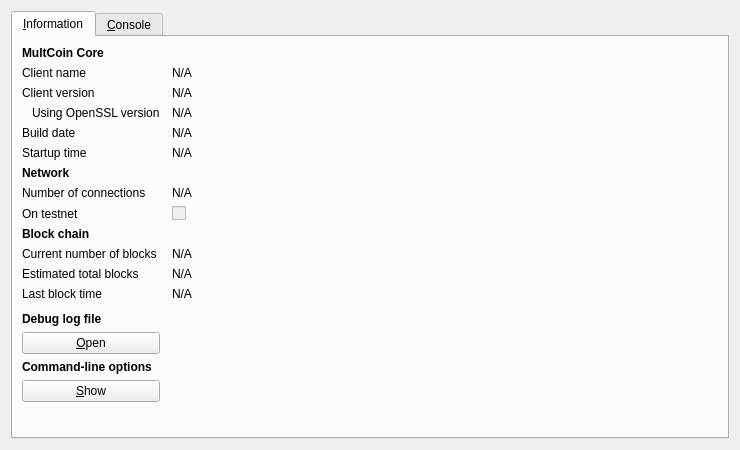
<?xml version="1.0" encoding="UTF-8"?>
<ui version="4.0">
 <class>RPCConsole</class>
 <widget class="QDialog" name="RPCConsole">
  <property name="geometry">
   <rect>
    <x>0</x>
    <y>0</y>
    <width>740</width>
    <height>450</height>
   </rect>
  </property>
  <property name="windowTitle">
   <string>MultCoin - Debug window</string>
  </property>
  <layout class="QVBoxLayout" name="verticalLayout_2">
   <item>
    <widget class="QTabWidget" name="tabWidget">
     <property name="currentIndex">
      <number>0</number>
     </property>
     <widget class="QWidget" name="tab_info">
      <attribute name="title">
       <string>&amp;Information</string>
      </attribute>
      <layout class="QGridLayout" name="gridLayout" columnstretch="0,1">
       <property name="horizontalSpacing">
        <number>12</number>
       </property>
       <item row="0" column="0">
        <widget class="QLabel" name="label_9">
         <property name="font">
          <font>
           <weight>75</weight>
           <bold>true</bold>
          </font>
         </property>
         <property name="text">
          <string>MultCoin Core</string>
         </property>
        </widget>
       </item>
       <item row="1" column="0">
        <widget class="QLabel" name="label_5">
         <property name="text">
          <string>Client name</string>
         </property>
        </widget>
       </item>
       <item row="1" column="1">
        <widget class="QLabel" name="clientName">
         <property name="cursor">
          <cursorShape>IBeamCursor</cursorShape>
         </property>
         <property name="text">
          <string>N/A</string>
         </property>
         <property name="textFormat">
          <enum>Qt::PlainText</enum>
         </property>
         <property name="textInteractionFlags">
          <set>Qt::LinksAccessibleByMouse|Qt::TextSelectableByKeyboard|Qt::TextSelectableByMouse</set>
         </property>
        </widget>
       </item>
       <item row="2" column="0">
        <widget class="QLabel" name="label_6">
         <property name="text">
          <string>Client version</string>
         </property>
        </widget>
       </item>
       <item row="2" column="1">
        <widget class="QLabel" name="clientVersion">
         <property name="cursor">
          <cursorShape>IBeamCursor</cursorShape>
         </property>
         <property name="text">
          <string>N/A</string>
         </property>
         <property name="textFormat">
          <enum>Qt::PlainText</enum>
         </property>
         <property name="textInteractionFlags">
          <set>Qt::LinksAccessibleByMouse|Qt::TextSelectableByKeyboard|Qt::TextSelectableByMouse</set>
         </property>
        </widget>
       </item>
       <item row="3" column="0">
        <widget class="QLabel" name="label_14">
         <property name="text">
          <string>Using OpenSSL version</string>
         </property>
         <property name="indent">
          <number>10</number>
         </property>
        </widget>
       </item>
       <item row="3" column="1">
        <widget class="QLabel" name="openSSLVersion">
         <property name="cursor">
          <cursorShape>IBeamCursor</cursorShape>
         </property>
         <property name="text">
          <string>N/A</string>
         </property>
         <property name="textFormat">
          <enum>Qt::PlainText</enum>
         </property>
         <property name="textInteractionFlags">
          <set>Qt::LinksAccessibleByMouse|Qt::TextSelectableByKeyboard|Qt::TextSelectableByMouse</set>
         </property>
        </widget>
       </item>
       <item row="4" column="0">
        <widget class="QLabel" name="label_12">
         <property name="text">
          <string>Build date</string>
         </property>
        </widget>
       </item>
       <item row="4" column="1">
        <widget class="QLabel" name="buildDate">
         <property name="cursor">
          <cursorShape>IBeamCursor</cursorShape>
         </property>
         <property name="text">
          <string>N/A</string>
         </property>
         <property name="textFormat">
          <enum>Qt::PlainText</enum>
         </property>
         <property name="textInteractionFlags">
          <set>Qt::LinksAccessibleByMouse|Qt::TextSelectableByKeyboard|Qt::TextSelectableByMouse</set>
         </property>
        </widget>
       </item>
       <item row="5" column="0">
        <widget class="QLabel" name="label_13">
         <property name="text">
          <string>Startup time</string>
         </property>
        </widget>
       </item>
       <item row="5" column="1">
        <widget class="QLabel" name="startupTime">
         <property name="cursor">
          <cursorShape>IBeamCursor</cursorShape>
         </property>
         <property name="text">
          <string>N/A</string>
         </property>
         <property name="textFormat">
          <enum>Qt::PlainText</enum>
         </property>
         <property name="textInteractionFlags">
          <set>Qt::LinksAccessibleByMouse|Qt::TextSelectableByKeyboard|Qt::TextSelectableByMouse</set>
         </property>
        </widget>
       </item>
       <item row="6" column="0">
        <widget class="QLabel" name="label_11">
         <property name="font">
          <font>
           <weight>75</weight>
           <bold>true</bold>
          </font>
         </property>
         <property name="text">
          <string>Network</string>
         </property>
        </widget>
       </item>
       <item row="7" column="0">
        <widget class="QLabel" name="label_7">
         <property name="text">
          <string>Number of connections</string>
         </property>
        </widget>
       </item>
       <item row="7" column="1">
        <widget class="QLabel" name="numberOfConnections">
         <property name="cursor">
          <cursorShape>IBeamCursor</cursorShape>
         </property>
         <property name="text">
          <string>N/A</string>
         </property>
         <property name="textFormat">
          <enum>Qt::PlainText</enum>
         </property>
         <property name="textInteractionFlags">
          <set>Qt::LinksAccessibleByMouse|Qt::TextSelectableByKeyboard|Qt::TextSelectableByMouse</set>
         </property>
        </widget>
       </item>
       <item row="8" column="0">
        <widget class="QLabel" name="label_8">
         <property name="text">
          <string>On testnet</string>
         </property>
        </widget>
       </item>
       <item row="8" column="1">
        <widget class="QCheckBox" name="isTestNet">
         <property name="enabled">
          <bool>false</bool>
         </property>
         <property name="text">
          <string/>
         </property>
        </widget>
       </item>
       <item row="9" column="0">
        <widget class="QLabel" name="label_10">
         <property name="font">
          <font>
           <weight>75</weight>
           <bold>true</bold>
          </font>
         </property>
         <property name="text">
          <string>Block chain</string>
         </property>
        </widget>
       </item>
       <item row="10" column="0">
        <widget class="QLabel" name="label_3">
         <property name="text">
          <string>Current number of blocks</string>
         </property>
        </widget>
       </item>
       <item row="10" column="1">
        <widget class="QLabel" name="numberOfBlocks">
         <property name="cursor">
          <cursorShape>IBeamCursor</cursorShape>
         </property>
         <property name="text">
          <string>N/A</string>
         </property>
         <property name="textFormat">
          <enum>Qt::PlainText</enum>
         </property>
         <property name="textInteractionFlags">
          <set>Qt::LinksAccessibleByMouse|Qt::TextSelectableByKeyboard|Qt::TextSelectableByMouse</set>
         </property>
        </widget>
       </item>
       <item row="11" column="0">
        <widget class="QLabel" name="label_4">
         <property name="text">
          <string>Estimated total blocks</string>
         </property>
        </widget>
       </item>
       <item row="11" column="1">
        <widget class="QLabel" name="totalBlocks">
         <property name="cursor">
          <cursorShape>IBeamCursor</cursorShape>
         </property>
         <property name="text">
          <string>N/A</string>
         </property>
         <property name="textFormat">
          <enum>Qt::PlainText</enum>
         </property>
         <property name="textInteractionFlags">
          <set>Qt::LinksAccessibleByMouse|Qt::TextSelectableByKeyboard|Qt::TextSelectableByMouse</set>
         </property>
        </widget>
       </item>
       <item row="12" column="0">
        <widget class="QLabel" name="label_2">
         <property name="text">
          <string>Last block time</string>
         </property>
        </widget>
       </item>
       <item row="12" column="1">
        <widget class="QLabel" name="lastBlockTime">
         <property name="cursor">
          <cursorShape>IBeamCursor</cursorShape>
         </property>
         <property name="text">
          <string>N/A</string>
         </property>
         <property name="textFormat">
          <enum>Qt::PlainText</enum>
         </property>
         <property name="textInteractionFlags">
          <set>Qt::LinksAccessibleByMouse|Qt::TextSelectableByKeyboard|Qt::TextSelectableByMouse</set>
         </property>
        </widget>
       </item>
       <item row="13" column="0">
        <spacer name="verticalSpacer_2">
         <property name="orientation">
          <enum>Qt::Vertical</enum>
         </property>
         <property name="sizeHint" stdset="0">
          <size>
           <width>20</width>
           <height>20</height>
          </size>
         </property>
        </spacer>
       </item>
       <item row="14" column="0">
        <widget class="QLabel" name="labelDebugLogfile">
         <property name="font">
          <font>
           <weight>75</weight>
           <bold>true</bold>
          </font>
         </property>
         <property name="text">
          <string>Debug log file</string>
         </property>
        </widget>
       </item>
       <item row="15" column="0">
        <widget class="QPushButton" name="openDebugLogfileButton">
         <property name="toolTip">
          <string>Open the MultCoin debug log file from the current data directory. This can take a few seconds for large log files.</string>
         </property>
         <property name="text">
          <string>&amp;Open</string>
         </property>
         <property name="autoDefault">
          <bool>false</bool>
         </property>
        </widget>
       </item>
       <item row="16" column="0">
        <widget class="QLabel" name="labelCLOptions">
         <property name="font">
          <font>
           <weight>75</weight>
           <bold>true</bold>
          </font>
         </property>
         <property name="text">
          <string>Command-line options</string>
         </property>
        </widget>
       </item>
       <item row="17" column="0">
        <widget class="QPushButton" name="showCLOptionsButton">
         <property name="toolTip">
          <string>Show the MultCoin-Qt help message to get a list with possible MultCoin command-line options.</string>
         </property>
         <property name="text">
          <string>&amp;Show</string>
         </property>
         <property name="autoDefault">
          <bool>false</bool>
         </property>
        </widget>
       </item>
       <item row="18" column="0">
        <spacer name="verticalSpacer">
         <property name="orientation">
          <enum>Qt::Vertical</enum>
         </property>
         <property name="sizeHint" stdset="0">
          <size>
           <width>20</width>
           <height>40</height>
          </size>
         </property>
        </spacer>
       </item>
      </layout>
     </widget>
     <widget class="QWidget" name="tab_console">
      <attribute name="title">
       <string>&amp;Console</string>
      </attribute>
      <layout class="QVBoxLayout" name="verticalLayout_3">
       <property name="spacing">
        <number>3</number>
       </property>
       <item>
        <widget class="QTextEdit" name="messagesWidget">
         <property name="minimumSize">
          <size>
           <width>0</width>
           <height>100</height>
          </size>
         </property>
         <property name="readOnly">
          <bool>true</bool>
         </property>
         <property name="tabKeyNavigation" stdset="0">
          <bool>false</bool>
         </property>
         <property name="columnCount" stdset="0">
          <number>2</number>
         </property>
        </widget>
       </item>
       <item>
        <layout class="QHBoxLayout" name="horizontalLayout">
         <property name="spacing">
          <number>3</number>
         </property>
         <item>
          <widget class="QLabel" name="label">
           <property name="text">
            <string notr="true">&gt;</string>
           </property>
          </widget>
         </item>
         <item>
          <widget class="QLineEdit" name="lineEdit"/>
         </item>
         <item>
          <widget class="QPushButton" name="clearButton">
           <property name="maximumSize">
            <size>
             <width>24</width>
             <height>24</height>
            </size>
           </property>
           <property name="toolTip">
            <string>Clear console</string>
           </property>
           <property name="text">
            <string/>
           </property>
           <property name="icon">
            <iconset resource="../bitcoin.qrc">
             <normaloff>:/icons/remove</normaloff>:/icons/remove</iconset>
           </property>
           <property name="shortcut">
            <string notr="true">Ctrl+L</string>
           </property>
           <property name="autoDefault">
            <bool>false</bool>
           </property>
          </widget>
         </item>
        </layout>
       </item>
      </layout>
     </widget>
    </widget>
   </item>
  </layout>
 </widget>
 <resources>
  <include location="../bitcoin.qrc"/>
 </resources>
 <connections/>
</ui>
